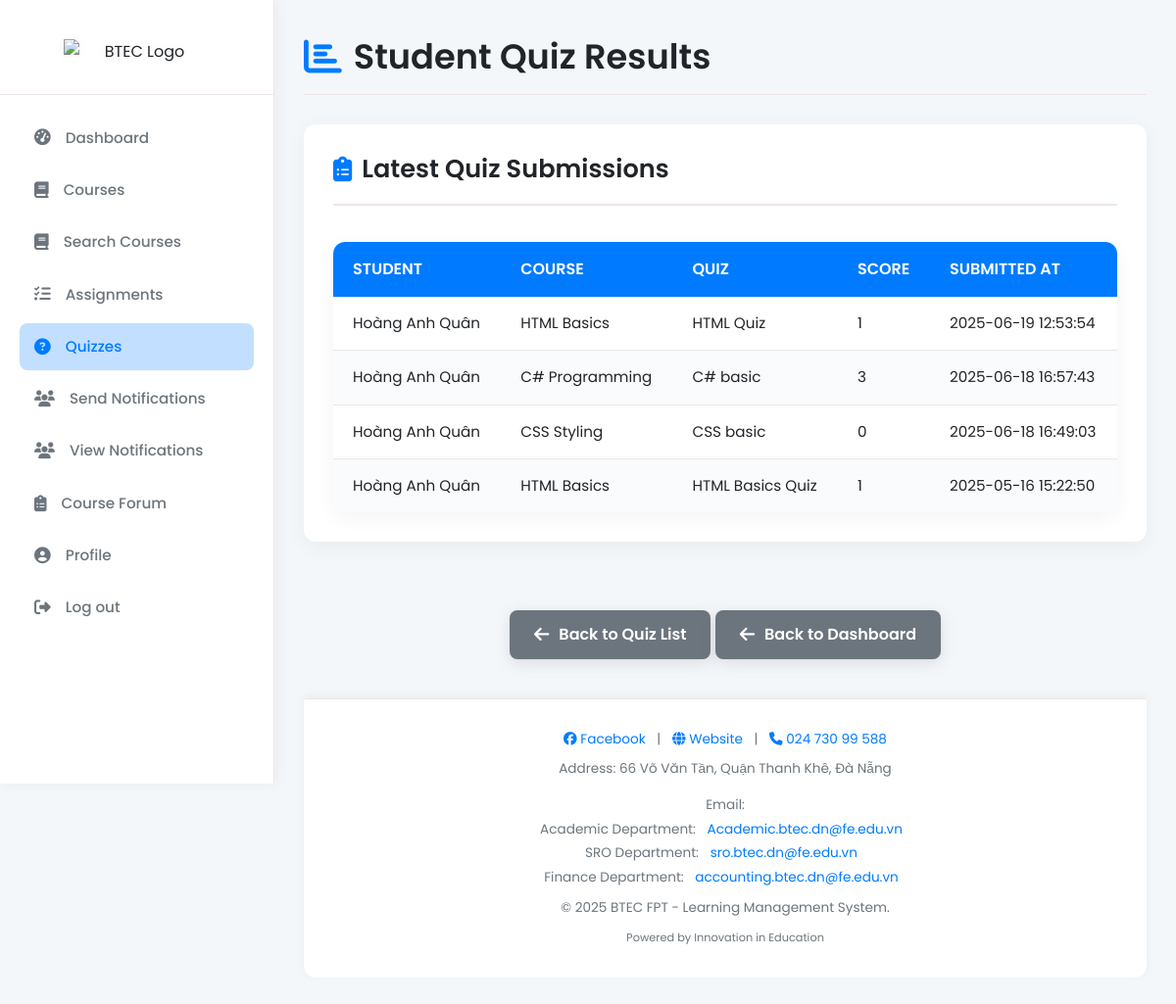
Screenshot of /module/teacher/quiz/teacher_quiz_results.php (signed in) with the database file from the repository.
### tables this page shows
CREATE TABLE `quiz_submissions` (
  `id` int NOT NULL,
  `user_id` int NOT NULL,
  `quiz_id` int NOT NULL,
  `score` int DEFAULT NULL,
  `submitted_at` datetime DEFAULT CURRENT_TIMESTAMP
);

CREATE TABLE `users` (
  `id` int NOT NULL,
  `fullname` varchar(255) NOT NULL,
  `email` varchar(255) NOT NULL,
  `password` varchar(255) NOT NULL,
  `role` enum('student','teacher','admin') DEFAULT 'student',
  `created_at` datetime DEFAULT CURRENT_TIMESTAMP,
  `status` enum('approved','pending') DEFAULT 'approved'
);

CREATE TABLE `courses` (
  `id` int NOT NULL,
  `title` varchar(255) NOT NULL,
  `department` varchar(255) DEFAULT NULL,
  `description` text,
  `teacher_id` int DEFAULT NULL,
  `created_at` datetime DEFAULT CURRENT_TIMESTAMP
);

CREATE TABLE `quizzes` (
  `id` int NOT NULL,
  `course_id` int NOT NULL,
  `title` varchar(255) NOT NULL,
  `created_at` datetime DEFAULT CURRENT_TIMESTAMP,
  `deadline` datetime DEFAULT NULL
);

### module/teacher/quiz/teacher_quiz_results.php (the view, shortened to what this page needs)
<?php
include "../../../includes/db_connect.php";
$sql = "
  SELECT qs.id AS submission_id, u.fullname, c.title AS course_title, q.title AS quiz_title, qs.score, qs.submitted_at
  FROM quiz_submissions qs
  JOIN users u ON qs.user_id = u.id
  JOIN quizzes q ON qs.quiz_id = q.id
  JOIN courses c ON q.course_id = c.id
  WHERE c.teacher_id = {$_SESSION['user_id']}
";
$sql .= " ORDER BY qs.submitted_at DESC";
$result = $conn->query($sql);
?>
<!DOCTYPE html>
<html lang="en">
<head>
    <link rel="stylesheet" href="https://cdnjs.cloudflare.com/ajax/libs/font-awesome/6.5.0/css/all.min.css">
    <link rel="stylesheet" href="../../../css/style.css">
    <link rel="stylesheet" href="../../../css/teacher/teacher_quiz_results.css">
</head>
<body>
    <?php include "../../../includes/teacher_sidebar.php"; ?>
    <div class="main-content">
        <div class="admin-page-header">
            <h2><i class="fas fa-chart-bar"></i> Student Quiz Results</h2>
        </div>
        <div class="quiz-results-overview">
            <h3><i class="fas fa-clipboard-list"></i> Latest Quiz Submissions</h3>
            <div class="quiz-results-content">
                <?php if ($result->num_rows > 0): ?>
                    <table class="results-table">
                        <thead>
                            <tr>
                                <th>Student</th>
                                <th>Course</th>
                                <th>Quiz</th>
                                <th>Score</th>
                                <th>Submitted At</th>
                            </tr>
                        </thead>
                        <tbody>
                            <?php while ($row = $result->fetch_assoc()): ?>
                                <tr>
                                    <td data-label="Student"><?= htmlspecialchars($row['fullname']) ?></td>
                                    <td data-label="Course"><?= htmlspecialchars($row['course_title']) ?></td>
                                    <td data-label="Quiz"><?= htmlspecialchars($row['quiz_title']) ?></td>
                                    <td data-label="Score"><?= $row['score'] ?></td>
                                    <td data-label="Submitted At"><?= $row['submitted_at'] ?></td>
                                </tr>
                            <?php endwhile; ?>
                        </tbody>
                    </table>
                <?php else: ?>
                    <p class="no-results"><i class="fas fa-exclamation-circle"></i> No quiz submissions found.</p>
                <?php endif; ?>
            </div>
        </div>
        <div class="back-to-dashboard">
            <a href="teacher_quizzes.php"><i class="fas fa-arrow-left"></i> Back to Quiz List</a>
            <a href="../dashboard/teacher_dashboard.php"><i class="fas fa-arrow-left"></i> Back to Dashboard</a>
        </div>
        <?php include "../../../includes/footer.php"; ?>
    </div>
</body>
</html>

### css/style.css (style rules this page uses)
:root { --primary-color: #007bff; --accent-color: #dc3545; --background-light: #f4f7fa; --background-card: #ffffff; --text-dark: #212529; --text-medium: #6c757d; --text-light: #ced4da; --border-color: #eee6e6; --shadow-light: rgba(0, 0, 0, 0.05); --shadow-medium: rgba(0, 0, 0, 0.1); }
*, *::before, *::after { box-sizing: border-box; margin: 0; padding: 0; }
body { font-family: 'Poppins', sans-serif; background-color: var(--background-light); color: var(--text-dark); line-height: 1.6; display: flex; min-height: 100vh; }

### css/teacher/teacher_quiz_results.css (style rules this page uses)
*, *::before, *::after { box-sizing: border-box; margin: 0; padding: 0; }
body { font-family: 'Poppins', sans-serif; background: var(--background-light); color: var(--text-dark); line-height: 1.6; min-height: 100vh; display: flex; overflow-x: hidden; transition: background 0.4s, color 0.4s; }
.main-content { margin-left: 280px; padding: 30px; flex-grow: 1; display: flex; flex-direction: column; background-color: var(--background-light); transition: margin-left 0.3s ease; }
.admin-page-header { display: flex; justify-content: space-between; align-items: center; margin-bottom: 30px; padding-bottom: 10px; border-bottom: 1px solid var(--border-color); }
.admin-page-header h2 { font-size: 2.2em; color: var(--text-dark); margin: 0; display: flex; align-items: center; font-weight: 600; }
.admin-page-header h2 i { margin-right: 12px; color: var(--primary-color); font-size: 1.1em; }
.quiz-results-overview { background-color: var(--background-card); padding: 30px; border-radius: 12px; box-shadow: 0 5px 20px var(--shadow-light); margin-bottom: 30px; position: relative; }
.quiz-results-overview > h3 { position: absolute; top: 25px; left: 30px; font-size: 1.6em; color: var(--text-dark); font-weight: 600; display: flex; align-items: center; padding-bottom: 15px; border-bottom: 2px solid var(--border-color); width: calc(100% - 60px); margin-bottom: 20px; }
.quiz-results-overview > h3 i { margin-right: 10px; color: var(--primary-color); font-size: 1em; }
.quiz-results-content { margin-top: 60px; display: flex; flex-direction: column; gap: 20px; }
.results-table { width: 100%; border-collapse: collapse; margin-top: 30px; background-color: var(--background-card); box-shadow: 0 5px 20px var(--shadow-light); border-radius: 12px; overflow: hidden; }
.results-table thead th { background-color: var(--primary-color); color: white; padding: 15px 20px; text-align: left; font-weight: 600; font-size: 1em; text-transform: uppercase; }
.results-table tbody td { padding: 15px 20px; border-bottom: 1px solid var(--border-color); color: var(--text-dark); font-size: 0.95em; }
.results-table tbody tr:last-child td { border-bottom: none; }
.results-table tbody tr:nth-child(even) { background-color: #f9fbfd; }
.back-to-dashboard { margin-top: 40px; text-align: center; }
.back-to-dashboard a { display: inline-flex; align-items: center; padding: 12px 25px; background-color: #6c757d; color: white; text-decoration: none; border-radius: 8px; font-weight: 600; transition: background-color 0.3s ease, transform 0.2s ease, box-shadow 0.3s ease; box-shadow: 0 4px 15px rgba(108, 117, 125, 0.2); }
.back-to-dashboard a i { margin-right: 10px; font-size: 1.1em; }

### rows the page displays
quiz_submissions: user.fullname "Hoàng Anh Quân", courses.title "HTML Basics", quiz.title "HTML Quiz", score "1", submitted_at "2025-06-19 12:53:54"
quiz_submissions: user.fullname "Hoàng Anh Quân", courses.title "C# Programming", quiz.title "C# basic", score "3", submitted_at "2025-06-18 16:57:43"
quiz_submissions: user.fullname "Hoàng Anh Quân", courses.title "CSS Styling", quiz.title "CSS basic", score "0", submitted_at "2025-06-18 16:49:03"
quiz_submissions: user.fullname "Hoàng Anh Quân", courses.title "HTML Basics", quiz.title "HTML Basics Quiz", score "1", submitted_at "2025-05-16 15:22:50"
